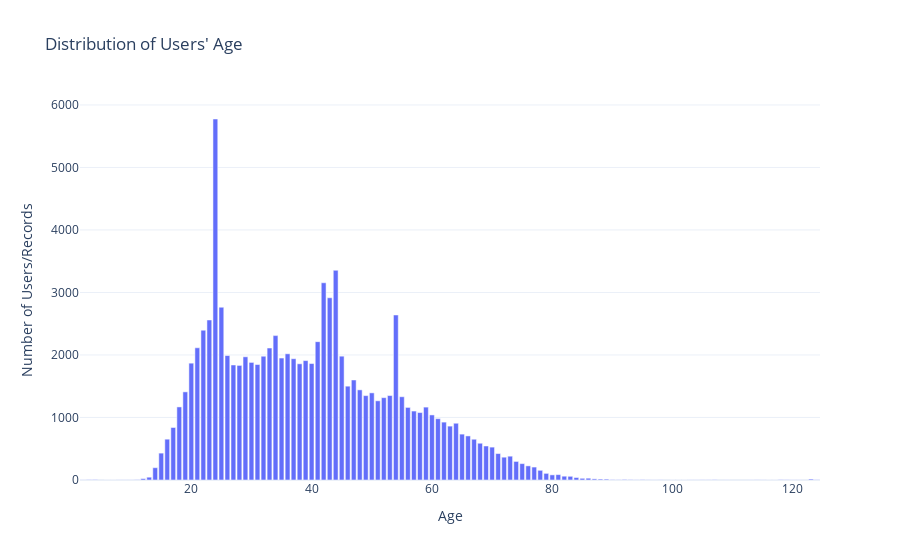

Notebook cell for this chart:
### Code cell
# calculate user's age
user["AGE"] = 2024 - user['BIRTH_YEAR']

# distribution of birth year of the users
user_age = user.groupby(by="AGE")['ID'].count().reset_index(name="num_of_users")

# plot the distribution of the number of products under each brand
px.bar(user_age, x="AGE", y="num_of_users",
       labels={"AGE": "Age",
               "num_of_users": "Number of Users/Records"},
       title="Distribution of Users' Age")

### Figure 1 — Plotly figure (JSON) as saved in the notebook; plotly's stock layout.template omitted (floating-point values rounded to 4 significant figures)
{"data": [{"alignmentgroup": "True", "hovertemplate": "Age=%{x}<br>Number of Users/Records=%{y}<extra></extra>", "legendgroup": "", "marker": {"color": "#636efa", "pattern": {"shape": ""}}, "name": "", "offsetgroup": "", "orientation": "v", "showlegend": false, "textposition": "auto", "type": "bar", "x": [2, 3, 4, 6, 7, 8, 9, 10, 11, 12, 13, 14, 15, 16, 17, 18, 19, 20, 21, 22, 23, 24, 25, 26, 27, 28, 29, 30, 31, 32, 33, 34, 35, 36, 37, 38, 39, 40, 41, 42, 43, 44, 45, 46, 47, 48, 49, 50, 51, 52, 53, 54, 55, 56, 57, 58, 59, 60, 61, 62, 63, 64, 65, 66, 67, 68, 69, 70, 71, 72, 73, 74, 75, 76, 77, 78, 79, 80, 81, 82, 83, 84, 85, 86, 87, 88, 89, 90, 91, 92, 93, 94, 95, 96, 97, 98, 100, 101, 102, 103, 104, 105, 106, 107, 109, 113, 114, 115, 116, 117, 118, 119, 120, 121, 123, 124], "xaxis": "x", "y": [2, 5, 7, 1, 1, 2, 2, 2, 5, 22, 45, 197, 430, 653, 840, 1169, 1410, 1869, 2115, 2397, 2560, 5775, 2764, 1991, 1840, 1833, 1971, 1881, 1847, 1980, 2111, 2310, 1951, 2019, 1940, 1859, 1910, 1863, 2213, 3155, 2915, 3355, 1981, 1501, 1600, 1442, 1350, 1394, 1267, 1317, 1351, 2640, 1332, 1161, 1103, 1079, 1166, 1041, 981, 926, 862, 908, 734, 705, 652, 588, 544, 526, 423, 365, 381, 297, 262, 226, 207, 155, 106, 82, 86, 61, 59, 40, 27, 29, 18, 15, 14, 6, 4, 9, 6, 3, 6, 3, 2, 3, 1, 1, 1, 2, 2, 3, 3, 5, 2, 2, 3, 2, 1, 1, 6, 4, 2, 2, 15, 4], "yaxis": "y"}], "layout": {"barmode": "relative", "legend": {"tracegroupgap": 0}, "title": {"text": "Distribution of Users' Age"}, "xaxis": {"anchor": "y", "domain": [0, 1], "title": {"text": "Age"}}, "yaxis": {"anchor": "x", "domain": [0, 1], "title": {"text": "Number of Users/Records"}}}}
